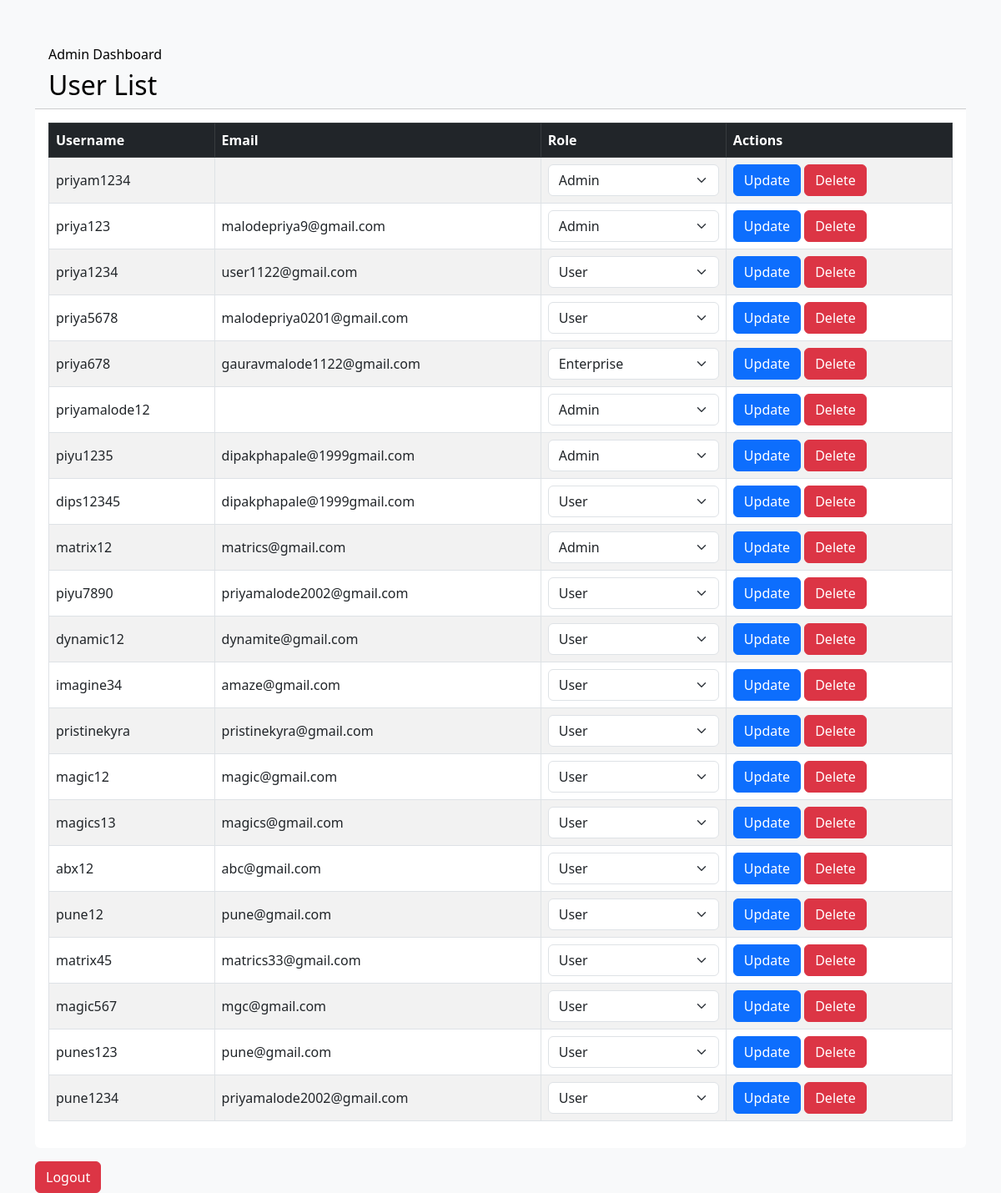
/admin_dashboard/, run on the app's committed database.
### accounts/models.py (models this page shows, shortened)
class CustomUser(AbstractUser):
    ROLE_CHOICES = (
        ('admin', 'Admin'),
        ('user', 'User'),
        ('enterprise', 'Enterprise'),
    )
    role = models.CharField(max_length=20, choices=ROLE_CHOICES,default='user')
    groups = models.ManyToManyField(
        'auth.Group',
        related_name='customuser_set',
        blank=True,
        help_text='The groups this user belongs to.',
        verbose_name='groups',
    )
    user_permissions = models.ManyToManyField(
        'auth.Permission',
        related_name='customuser_set',
        blank=True,
        help_text='Specific permissions for this user.',
        verbose_name='user permissions',
    )

### accounts/views.py (the view)
# urls.py: path('admin_dashboard/', views.admin_dashboard, name='admin_dashboard'),
def admin_dashboard(request):
    users = CustomUser.objects.all()
    return render(request, 'admin_dashboard.html', {'users': users})

### templates/admin_dashboard.html (shortened to what this page needs)
<!DOCTYPE html>
<html lang="en">
<head>
    <link href="https://cdn.jsdelivr.net/npm/bootstrap@5.3.0/dist/css/bootstrap.min.css" rel="stylesheet">
</head>
<body>
    <div class="container mt-5">
        <div class="card">
            <div class="card-header">
                <h6>Admin Dashboard</h6>
                <h2 class="mb-0">User List</h2>
            </div>
            <div class="card-body">
                <table class="table table-striped table-bordered table-responsive">
                    <thead class="table-dark">
                        <tr>
                            <th>Username</th>
                            <th>Email</th>
                            <th>Role</th>
                            <th>Actions</th>
                        </tr>
                    </thead>
                    <tbody>
                        {% for user in users %}
                        <tr>
                            <td>{{ user.username }}</td>
                            <td>{{ user.email }}</td>
                            <td>
                                <form action="{% url 'change_user_role' user.id %}" method="POST" class="d-inline">
                                    <select name="role" class="form-select" onchange="this.form.submit()">
                                        {% for role, role_name in user.ROLE_CHOICES %}
                                            <option value="{{ role }}" {% if user.role == role %}selected{% endif %}>{{ role_name }}</option>
                                        {% endfor %}
                                    </select>
                                </form>
                            </td>
                            <td>
                                <button class="btn btn-primary" data-bs-toggle="modal" data-bs-target="#updateUserModal" data-username="{{ user.username }}" data-email="{{ user.email }}" data-userid="{{ user.id }}">Update</button>
                                <form action="{% url 'delete_user' user.id %}" method="POST" class="d-inline" onsubmit="return confirm('Are you sure you want to delete this user?');">
                                    <button type="submit" class="btn btn-danger">Delete</button>
                                </form>
                            </td>
                        </tr>
                        {% empty %}
                        <tr>
                            <td colspan="4" class="text-center">No users found.</td>
                        </tr>
                        {% endfor %}
                    </tbody>
                </table>
            </div>
        </div>
        <div class="mt-3">
            <a href="{% url 'logout' %}" class="btn btn-danger">Logout</a>
        </div>
    </div>
</body>
</html>

### templates/admin_dashboard.html (style rules this page uses)
body { background-color: #f8f9fa; }
.card { border: none; }
.card-header { background-color: #f8f9fa; color: #000000; }
.table th, .table td { vertical-align: middle; }

### data on the page
CustomUser: username "priyam1234", role "Admin"
CustomUser: username "priya123", email "malodepriya9@gmail.com", role "Admin"
CustomUser: username "priya1234", email "user1122@gmail.com", role "User"
CustomUser: username "priya5678", email "malodepriya0201@gmail.com", role "User"
CustomUser: username "priya678", email "gauravmalode1122@gmail.com", role "Enterprise"
CustomUser: username "priyamalode12", role "Admin"
CustomUser: username "piyu1235", email "dipakphapale@1999gmail.com", role "Admin"
CustomUser: username "dips12345", email "dipakphapale@1999gmail.com", role "User"
CustomUser: username "matrix12", email "matrics@gmail.com", role "Admin"
CustomUser: username "piyu7890", email "priyamalode2002@gmail.com", role "User"
CustomUser: username "dynamic12", email "dynamite@gmail.com", role "User"
CustomUser: username "imagine34", email "amaze@gmail.com", role "User"
CustomUser: username "pristinekyra", email "pristinekyra@gmail.com", role "User"
CustomUser: username "magic12", email "magic@gmail.com", role "User"
CustomUser: username "magics13", email "magics@gmail.com", role "User"
CustomUser: username "abx12", email "abc@gmail.com", role "User"
CustomUser: username "pune12", email "pune@gmail.com", role "User"
CustomUser: username "matrix45", email "matrics33@gmail.com", role "User"
CustomUser: username "magic567", email "mgc@gmail.com", role "User"
CustomUser: username "punes123", email "pune@gmail.com", role "User"
CustomUser: username "pune1234", email "priyamalode2002@gmail.com", role "User"
